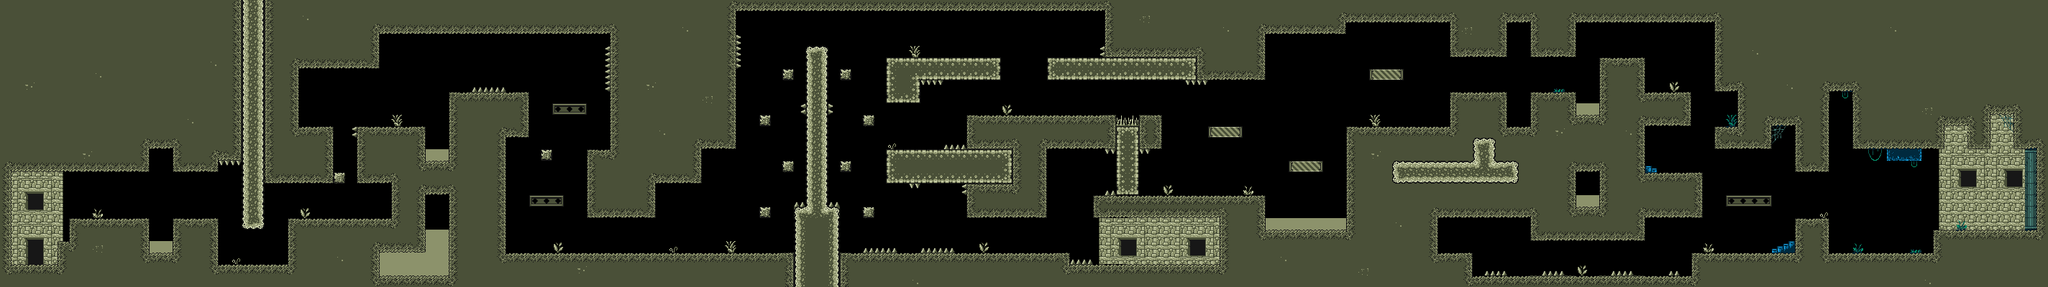

Tiled map render using the project's own tile images. Description and the map definition, with tile-layer contents summarised, below:
An orthogonal 178x25 tile map with 16x16 px tiles, 5 tile layers (mes far, far, Tile Layer 1, Layer via Cut, ...), 2 tilesets and 194 objects (81x solid, 49x collectible, 25x spikes, 20x enemy, 8x prop, ...).

<map version="1.2" tiledversion="1.3.1" orientation="orthogonal" renderorder="right-down" compressionlevel="0" width="178" height="25" tilewidth="16" tileheight="16" infinite="0" nextlayerid="12" nextobjectid="198">
 <tileset firstgid="1" name="gearboy00" tilewidth="16" tileheight="16" tilecount="132" columns="11">
  <image source="../images/tiles/gearboy00.png" width="176" height="192" />
 </tileset>
 <tileset firstgid="133" name="master_entertainment_system" tilewidth="16" tileheight="16" tilecount="256" columns="16">
  <image source="../images/tiles/master_entertainment_system.png" width="256" height="256" />
 </tileset>
 <layer id="8" name="mes far" width="178" height="25">
  <data>[4450 cells, 21 non-empty, 7 distinct tile ids]</data>
 </layer>
 <layer id="5" name="far" width="178" height="25">
  <data>[4450 cells, 445 non-empty, 11 distinct tile ids]</data>
 </layer>
 <layer id="10" name="Tile Layer 1" width="178" height="25">
  <properties>
   <property name="extrude" type="bool" value="true" />
  </properties>
  <data>[4450 cells, 2709 non-empty, 60 distinct tile ids]</data>
 </layer>
 <layer id="11" name="Layer via Cut" width="178" height="25">
  <data>[4450 cells, 89 non-empty, 10 distinct tile ids]</data>
 </layer>
 <layer id="7" name="mes bits" width="178" height="25">
  <data>[4450 cells, 24 non-empty, 20 distinct tile ids]</data>
 </layer>
 <objectgroup id="6" name="Object Layer 1" visible="0">
  <object id="1" type="checkpoint" x="1912" y="17" width="32" height="80">
   <properties>
    <property name="id" type="int" value="2" />
   </properties>
  </object>
  <object id="2" type="checkpoint" x="1000" y="273" width="32" height="80">
   <properties>
    <property name="id" type="int" value="1" />
   </properties>
  </object>
  <object id="3" type="checkpoint" x="40" y="336" width="20" height="32">
   <properties>
    <property name="id" type="int" value="0" />
   </properties>
  </object>
  <object id="4" type="exit" x="2616" y="252" width="28" height="48">
   <properties>
    <property name="id" type="int" value="1" />
    <property name="next_map" value="mes01" />
    <property name="next_theme" value="mes" />
   </properties>
  </object>
  <object id="5" name="water" type="fluid" x="208" y="320" width="32" height="32">
   <properties>
    <property name="id" type="int" value="0" />
   </properties>
  </object>
  <object id="6" name="water" type="fluid" x="1760" y="288" width="112" height="32">
   <properties>
    <property name="id" type="int" value="0" />
   </properties>
  </object>
  <object id="8" name="orb" type="enemy" x="2112" y="60">
   <properties>
    <property name="id" type="int" value="4" />
   </properties>
   <polyline points="0,0 0,92" />
  </object>
  <object id="9" name="orb" type="enemy" x="224" y="224">
   <properties>
    <property name="id" type="int" value="4" />
   </properties>
   <polyline points="0,0 0,72" />
  </object>
  <object id="10" name="bird" type="enemy" x="1468" y="232">
   <properties>
    <property name="id" type="int" value="1" />
   </properties>
   <polyline points="0,0 72,0" />
  </object>
  <object id="12" name="life" type="collectible" x="1608" y="328" width="16" height="16">
   <properties>
    <property name="id" type="int" value="3" />
   </properties>
  </object>
  <object id="13" name="life" type="collectible" x="2016" y="320" width="16" height="16">
   <properties>
    <property name="id" type="int" value="3" />
   </properties>
  </object>
  <object id="14" name="orb" type="enemy" x="2480" y="200">
   <properties>
    <property name="id" type="int" value="4" />
   </properties>
   <polyline points="0,0 0,132" />
  </object>
  <object id="15" name="orb" type="enemy" x="2560" y="168">
   <properties>
    <property name="id" type="int" value="4" />
   </properties>
   <polyline points="0,0 0,168" />
  </object>
  <object id="16" type="dialogue" x="2512" y="240" width="16" height="64">
   <properties>
    <property name="file" value="gb03.txt" />
   </properties>
  </object>
  <object id="17" type="solid" x="0" y="160" width="208" height="80" />
  <object id="18" type="solid" x="0" y="240" width="16" height="160" />
  <object id="19" type="solid" x="96" y="304" width="112" height="96" />
  <object id="20" type="solid" x="16" y="368" width="80" height="32" />
  <object id="21" type="solid" x="80" y="336" width="16" height="32" />
  <object id="22" name="spitball" type="enemy" x="1856" y="304">
   <properties>
    <property name="id" type="int" value="5" />
   </properties>
   <polyline points="0,0 0,-144" />
  </object>
  <object id="23" name="spitball" type="enemy" x="1776" y="304">
   <properties>
    <property name="id" type="int" value="5" />
   </properties>
   <polyline points="0,0 0,-108" />
  </object>
  <object id="24" name="water" type="fluid" x="2192" y="128" width="32" height="32">
   <properties>
    <property name="id" type="int" value="0" />
   </properties>
  </object>
  <object id="25" name="spitball" type="enemy" x="2208" y="144">
   <properties>
    <property name="id" type="int" value="5" />
   </properties>
   <polyline points="0,0 0,-97" />
  </object>
  <object id="26" name="water" type="fluid" x="592" y="192" width="32" height="32">
   <properties>
    <property name="id" type="int" value="0" />
   </properties>
  </object>
  <object id="27" name="spitball" type="enemy" x="608" y="208">
   <properties>
    <property name="id" type="int" value="5" />
   </properties>
   <polyline points="0,0 0,-128" />
  </object>
  <object id="28" name="shield" type="collectible" x="432" y="144" width="16" height="16">
   <properties>
    <property name="id" type="int" value="1" />
   </properties>
  </object>
  <object id="29" name="water" type="fluid" x="2192" y="256" width="32" height="32">
   <properties>
    <property name="id" type="int" value="0" />
   </properties>
  </object>
  <object id="30" name="water" type="fluid" x="592" y="304" width="32" height="32">
   <properties>
    <property name="id" type="int" value="0" />
   </properties>
  </object>
  <object id="31" type="solid" x="304" y="144" width="32" height="80" />
  <object id="32" type="solid" x="240" y="160" width="64" height="80" />
  <object id="33" type="solid" x="208" y="128" width="32" height="80" />
  <object id="34" type="solid" x="240" y="304" width="64" height="96" />
  <object id="35" type="solid" x="336" y="144" width="32" height="176" />
  <object id="36" type="solid" x="368" y="80" width="48" height="176" />
  <object id="37" type="solid" x="304" y="368" width="96" height="32" />
  <object id="38" type="solid" x="416" y="0" width="112" height="96" />
  <object id="39" type="solid" x="400" y="304" width="192" height="96" />
  <object id="40" type="solid" x="416" y="176" width="48" height="80" />
  <object id="41" type="solid" x="496" y="176" width="48" height="80" />
  <object id="42" type="solid" x="544" y="176" width="48" height="128" />
  <object id="43" type="solid" x="464" y="240" width="16" height="16" />
  <object id="44" type="solid" x="624" y="128" width="80" height="272" />
  <object id="45" type="solid" x="704" y="128" width="32" height="64" />
  <object id="46" type="solid" x="752" y="208" width="16" height="16" />
  <object id="47" type="solid" x="768" y="144" width="48" height="16" />
  <object id="48" type="solid" x="736" y="272" width="48" height="16" />
  <object id="49" type="solid" x="528" y="0" width="320" height="48" />
  <object id="50" type="solid" x="816" y="208" width="96" height="96" />
  <object id="51" type="solid" x="848" y="0" width="176" height="208" />
  <object id="52" type="solid" x="912" y="208" width="64" height="48" />
  <object id="53" type="solid" x="704" y="352" width="400" height="48" />
  <object id="54" type="solid" x="1056" y="288" width="16" height="16" />
  <object id="55" type="solid" x="1088" y="224" width="16" height="16" />
  </objectgroup>
</map>
<!-- 141 of 194 objects omitted -->
